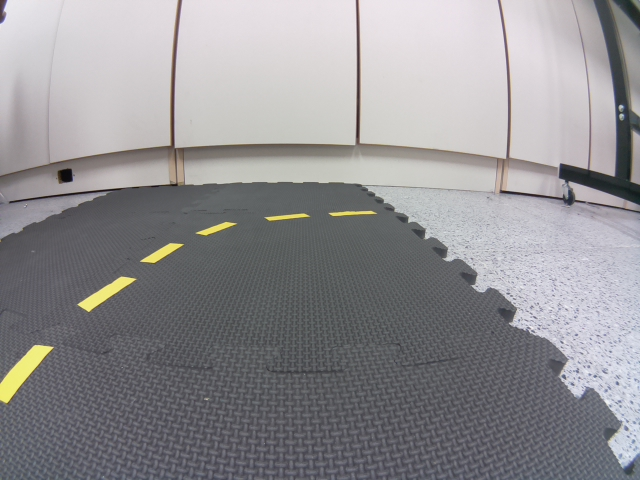
#> input picture tutorials/python/images/curve-right.jpg, 640 x 480 px
$ jupyter execute --allow-errors Test.ipynb   (shell and % lines are left out)   (Python 2 division)
#> lines starting #> are read from the running program, lines starting #| are printed output that depends on the picture; after the words box and inside, x2 and y2 are one past the last pixel; in counts of white or black regions, pixels touching at a corner belong together
# Line Detector

[cell 1]
import numpy as np
import cv2
from matplotlib import pyplot as plt

[cell 2]
img = cv2.imread('images/curve-right.jpg')
#> img is the input picture: shape (480, 640, 3); mean B, G, R 146.4, 143.7, 145.1
img_cv = cv2.resize(img, (160,120), interpolation=cv2.INTER_NEAREST)
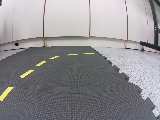
#> img_cv: shape (120, 160, 3); mean B, G, R 146.7, 144, 145.4
dst1 = cv2.cvtColor(img, cv2.COLOR_BGR2RGB)
dst2 = cv2.cvtColor(img_cv, cv2.COLOR_BGR2RGB)
plt.subplot(121), plt.imshow(dst1, cmap='brg'),plt.xticks([]) ,plt.yticks([]),plt.title('Original')
plt.subplot(122),plt.imshow(dst2, cmap='brg'), plt.xticks([]), plt.yticks([]),plt.title('Resized')
plt.show()

[cell 3]
gray = cv2.cvtColor(img_cv, cv2.COLOR_BGR2GRAY)
edges = cv2.Canny(gray, 90, 350)
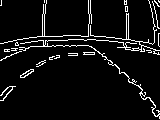
#> edges: shape (120, 160); 6.5% white in thin lines or dots
plt.imshow(edges, cmap='gray')
plt.title('Edge Image'), plt.xticks([]), plt.yticks([])
plt.show()

[cell 4]
hsv_white1 = np.array([0,0,150])
hsv_white2 = np.array([170,100,255])
hsv_yellow1 = np.array([23,50,50])
hsv_yellow2 = np.array([45,255,255])

[cell 5]
hsv = cv2.cvtColor(img_cv, cv2.COLOR_BGR2HSV)
#> hsv: shape (120, 160, 3); mean H, S, V 109.4, 15.2, 149.6
white = cv2.inRange(hsv, hsv_white1, hsv_white2)
#> white: shape (120, 160); 40.9% white; 55 white regions (49 under 20 px), largest, box (x1, y1, x2, y2) and area: (0, 0, 154, 44) 4716, (45, 38, 160, 117) 2616, (5, 40, 44, 50) 177, (27, 20, 43, 38) 148, (0, 49, 25, 60) 83, (156, 11, 160, 20) 21
yellow = cv2.inRange(hsv, hsv_yellow1, hsv_yellow2)
#> yellow: shape (120, 160); 1.1% white; 8 white regions (5 under 20 px), largest, box (x1, y1, x2, y2) and area: (0, 87, 14, 101) 79, (20, 70, 34, 79) 44, (36, 61, 46, 67) 26
kernel = cv2.getStructuringElement(cv2.MORPH_ELLIPSE, (3, 3))
white = cv2.dilate(white, kernel)
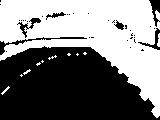
#> white: shape (120, 160); 48.5% white; 11 white regions (8 under 20 px), largest, box (x1, y1, x2, y2) and area: (0, 0, 160, 118) 9189, (157, 33, 160, 47) 29, (1, 86, 10, 95) 23
yellow = cv2.dilate(yellow, kernel)
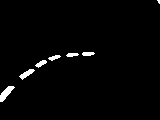
#> yellow: shape (120, 160); 1.9% white; 7 white regions (1 under 20 px), largest, box (x1, y1, x2, y2) and area: (0, 86, 15, 102) 111, (19, 69, 35, 80) 74, (35, 60, 47, 68) 49, (82, 52, 95, 56) 44, (48, 55, 61, 61) 43, (66, 53, 79, 57) 40
x = cv2.cvtColor(yellow, cv2.COLOR_GRAY2BGR)
x[:,:,0] *= 0 # B
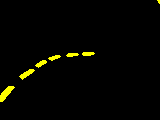
#> x: shape (120, 160, 3); mean B, G, R 0, 4.9, 4.9
x[:,:,1] *= 1 # G
x[:,:,2] *= 1 # R
x = cv2.cvtColor(x, cv2.COLOR_BGR2RGB)
plt.subplot(121), plt.imshow(white, cmap = 'gray'), plt.xticks([]),plt.yticks([]), plt.title('White')
plt.subplot(122), plt.imshow(x, cmap='brg'), plt.xticks([]), plt.yticks([]), plt.title('Yellow')
plt.show()

[cell 6]
edge_white = cv2.bitwise_and(edges, white)
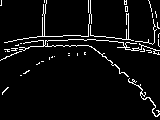
#> edge_white: shape (120, 160); 5.4% white in thin lines or dots
edge_yellow = cv2.bitwise_and(edges, yellow)
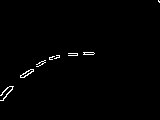
#> edge_yellow: shape (120, 160); 0.95% white in thin lines or dots, all inside (x1, y1, x2, y2) = (0, 0, 160, 101)

plt.subplot(121), plt.imshow(edge_white, cmap= 'gray'), plt.xticks([]), plt.yticks([]), plt.title('Edge White')
plt.subplot(122), plt.imshow(edge_yellow, cmap= 'gray'), plt.xticks([]), plt.yticks([]), plt.title('Edge Yellow')
plt.show()

[cell 7]
lines_white = cv2.HoughLinesP(edge_white,1,np.pi/180,10,np.empty(1),1.5,1)
#> lines_white = 92 rows, first 6: [109, 41, 117, 41], [125, 49, 144, 51], [141, 45, 143, 45], [96, 40, 108, 40], [5, 49, 23, 47], [71, 45, 88, 45]
lines_yellow = cv2.HoughLinesP(edge_yellow,1,np.pi/180,10,np.empty(1),1.5,1)
#> lines_yellow = 18 rows, first 6: [49, 59, 53, 56], [2, 92, 7, 88], [24, 77, 33, 70], [26, 71, 33, 69], [6, 94, 12, 88], [83, 54, 93, 54]
lines_yellow = np.array(lines_yellow[0])
#> lines_yellow = [[49, 59, 53, 56]]
lines_white = np.array(lines_white[0])
#> lines_white = [[109, 41, 117, 41]]

[cell 8]
image_with_lines = np.copy(dst2)
for x1,y1,x2,y2 in lines_yellow:
    cv2.line(image_with_lines, (x1, y1), (x2, y2), (0, 0, 255), 2) # Blue
    cv2.circle(image_with_lines, (x1, y1), 2, (0,255,0)) # Green
    cv2.circle(image_with_lines, (x2, y2), 2, (255, 0, 0)) #Red
#> this loop made 1 pass
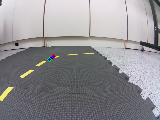
#> image_with_lines: shape (120, 160, 3); mean R, G, B 145.3, 143.9, 146.7
plt.imshow(image_with_lines, cmap= 'brg'), plt.xticks([]), plt.yticks([]), plt.title('Image with yellow lines')
plt.show()

[cell 9]
def checkBounds(val, bound):
    val[val<=0] = 0
    val[val>= bound] = bound - 1
    return val
def correctPixelOrdering(lines, normals):
    flag = ((lines[:,2]-lines[:,0])*normals[:,1] - (lines[:,3]-lines[:,1])*normals[:,0])>0
    for i in range(len(lines)):
        if flag[i]:
            x1,y1,x2,y2 = lines[i, :]
            lines[i, :] = [x2,y2,x1,y1]
    return lines
def findNormal(bw, lines):
    normals = []
    centers = []
    if len(lines)>0:
        length = np.sum((lines[:, 0:2] -lines[:, 2:4])**2, axis=1, keepdims=True)**0.5
#> length = [5]
        dx = 1.* (lines[:,3:4]-lines[:,1:2])/length
#> dx = [-0.6]
        dy = 1.* (lines[:,0:1]-lines[:,2:3])/length
#> dy = [-0.8]

        centers = np.hstack([(lines[:,0:1]+lines[:,2:3])/2, (lines[:,1:2]+lines[:,3:4])/2])
#> centers = [[51, 57]]
        x3 = (centers[:,0:1] - 3.*dx).astype('int')
#> x3 = [52]
        y3 = (centers[:,1:2] - 3.*dy).astype('int')
#> y3 = [59]
        x4 = (centers[:,0:1] + 3.*dx).astype('int')
#> x4 = [49]
        y4 = (centers[:,1:2] + 3.*dy).astype('int')
#> y4 = [54]
        x3 = checkBounds(x3, bw.shape[1])
        y3 = checkBounds(y3, bw.shape[0])
        x4 = checkBounds(x4, bw.shape[1])
        y4 = checkBounds(y4, bw.shape[0])
        flag_signs = (np.logical_and(bw[y3,x3]>0, bw[y4,x4]==0)).astype('int')*2-1
#> flag_signs = [1]
        normals = np.hstack([dx, dy]) * flag_signs
#> normals = [[-0.6, -0.8]]
        correctPixelOrdering(lines, normals)
#> in correctPixelOrdering, `flag = ((lines[:,2]-lines[:,0])*normals[:,1] - (lines[:,3]-lines[:,1])..`: flag = [False]
#> the loop in correctPixelOrdering, `for i in range(len(lines)):` made 1 pass
#> after the loop in correctPixelOrdering, `for i in range(len(lines)):`: lines = [[49, 59, 53, 56]]
    return centers, normals

[cell 10]
center_y, normal_y = findNormal(yellow, lines_yellow)
#> center_y = [[51, 57]]; normal_y = [[-0.6, -0.8]]

#> (a cell that did not finish here is left out)

[cell 12]
image_with_lines = np.copy(dst2)
count = 0
for x1,y1,x2,y2 in lines_yellow:
    cv2.line(image_with_lines, (x1, y1), (x2, y2), (0, 0, 255), 2) # Blue
    cv2.circle(image_with_lines, (x1, y1), 2, (0,255,0)) # Green
    cv2.circle(image_with_lines, (x2, y2), 2, (255, 0, 0)) #Red
    print x1,y1,x2,y2
plt.imshow(image_with_lines, cmap= 'brg'), plt.xticks([]), plt.yticks([]), plt.title('Image with yellow lines')
plt.show()

# Lane Filter

[cell 13]
from math import pi, floor
d_min = -0.7
d_max = 0.5
delta_d = 0.02
phi_min = -pi/2
phi_max = pi/2
delta_phi = 0.02
d, phi = np.mgrid[d_min: d_max: delta_d, phi_min: phi_max: delta_phi]
measurement_likelihood = np.zeros(d.shape)

fig = plt.figure()
ax = fig.add_subplot(111)
cax = ax.matshow(measurement_likelihood, interpolation='nearest')
fig.colorbar(cax)
plt.ylabel('phi')
plt.xlabel('d')

plt.show()
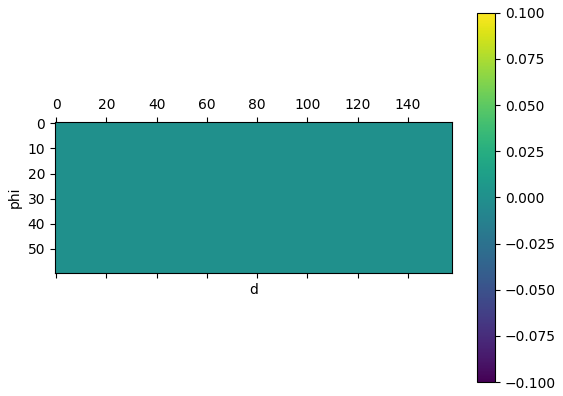
#> figure drawn by matplotlib, 2 panels

[cell 14]
linewidth_white = 0.04
linewidth_yellow = 0.018
lanewidth = 0.3

#> (the rest of this cell did not finish here and is left out)

[cell 15]
measurement_likelihood = measurement_likelihood/np.sum(measurement_likelihood)
fig = plt.figure()
ax = fig.add_subplot(111)
cax = ax.matshow(measurement_likelihood, interpolation='nearest')
fig.colorbar(cax)
plt.ylabel('phi')
plt.xlabel('d')

plt.show()
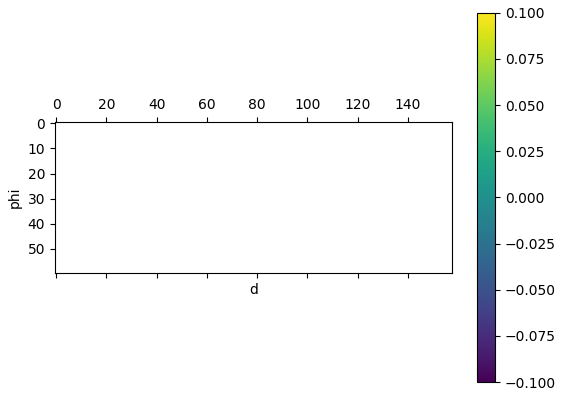
#> figure drawn by matplotlib, 2 panels
print measurement_likelihood.argmax()

$ run again, with tutorials/python/images/3.jpg copied over tutorials/python/images/curve-right.jpg
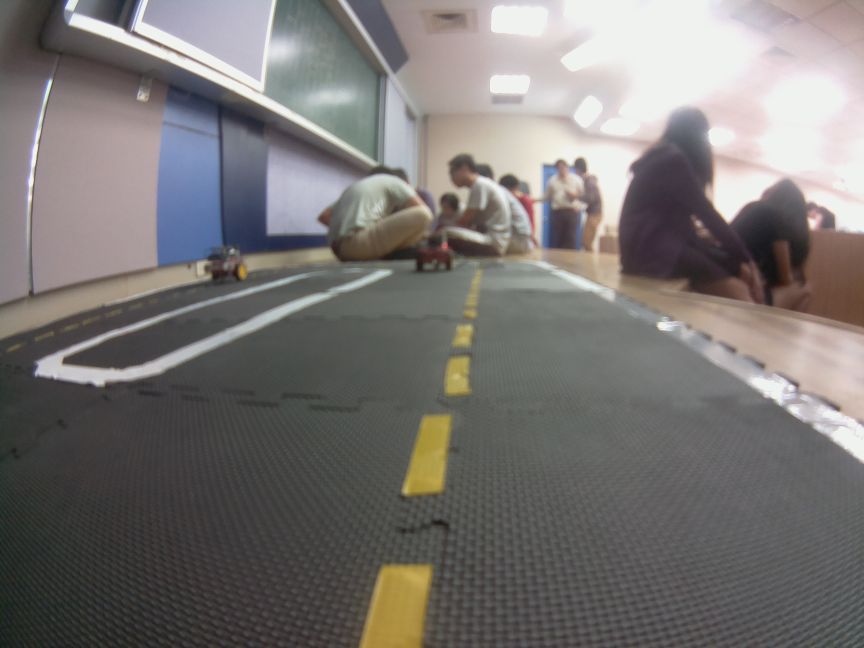
#> input picture tutorials/python/images/3.jpg, 2592 x 1944 px (shown at 1/3 size)
#> img is the input picture: shape (1944, 2592, 3); mean B, G, R 116, 117.6, 121.2
#> `edges = cv2.Canny(gray, 90, 350)`:
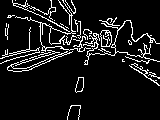
#> edges: shape (120, 160); 9.4% white in thin lines or dots
#> hsv: shape (120, 160, 3); mean H, S, V 70.3, 23.6, 124.5
#> edge_white: shape (120, 160); 7.2% white in thin lines or dots, all inside (x1, y1, x2, y2) = (5, 0, 160, 92)
#> `edge_yellow = cv2.bitwise_and(edges, yellow)`:
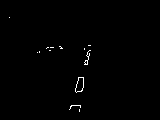
#> edge_yellow: shape (120, 160); 0.58% white in thin lines or dots, all inside (x1, y1, x2, y2) = (9, 17, 91, 112)
#> `lines_white = cv2.HoughLinesP(edge_white,1,np.pi/180,10,np.empty(1),1...`: lines_white = 162 rows, first 6: [29, 67, 58, 54], [73, 39, 75, 39], [48, 20, 73, 33], [80, 32, 80, 34], [20, 4, 27, 8], [118, 29, 120, 28]
#> `lines_yellow = cv2.HoughLinesP(edge_yellow,1,np.pi/180,10,np.empty(1),..`: lines_yellow = [[83, 87, 83, 83], [87, 62, 89, 54], [83, 82, 83, 78], [84, 64, 85, 60], [76, 85, 78, 77], [87, 54, 88, 51], [69, 109, 71, 105], [75, 91, 76, 87], [80, 107, 80, 105]]
#> `lines_yellow = np.array(lines_yellow[0])`: lines_yellow = [[83, 87, 83, 83]]
#> `lines_white = np.array(lines_white[0])`: lines_white = [[29, 67, 58, 54]]
#> the loop `for x1,y1,x2,y2 in lines_yellow:` made 1 pass
#> length = [4]
#> dx = [-1]
#> dy = [0]
#> centers = [[83, 85]]
#> x3 = [86]
#> y3 = [85]
#> x4 = [80]
#> y4 = [85]
#> flag_signs = [-1]
#> normals = [[1, 0]]
#> flag = [True]
#> the loop in correctPixelOrdering, `for i in range(len(lines)):` made 1 pass
#> after the loop in correctPixelOrdering, `for i in range(len(lines)):`: lines = [[83, 83, 83, 87]]
#> center_y = [[83, 85]]; normal_y = [[1, 0]]
#> the loop `for x1,y1,x2,y2 in lines_yellow:` made 1 pass
#> (printed output is left out)
